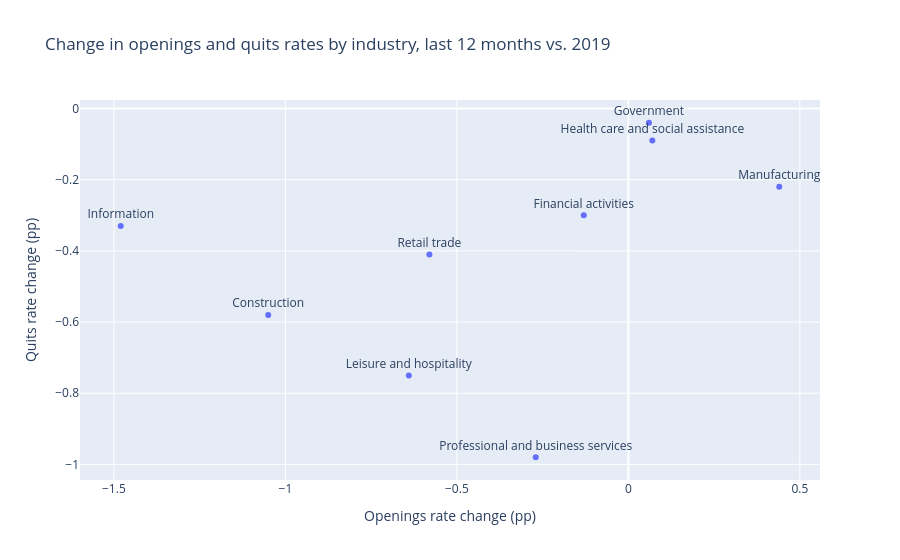

Notebook code for this chart:
### Markdown cell above
## 6. Openings versus quits: is demand cooling faster than worker confidence?

Each point is an industry. The horizontal axis shows how much its openings rate has changed since 2019, and
the vertical axis shows the change in its quits rate.

### Code cell
change = summary["Change vs 2019"].unstack("measure").drop(index="Total nonfarm", errors="ignore").reset_index()

fig, ax = plt.subplots(figsize=(8, 6))
ax.scatter(change["Job openings"], change["Quits"], s=60, color="#2166ac")
for _, r in change.iterrows():
    ax.annotate(r["industry"], (r["Job openings"], r["Quits"]), fontsize=8,
                xytext=(4, 3), textcoords="offset points")
ax.axhline(0, color="grey", linewidth=0.8)
ax.axvline(0, color="grey", linewidth=0.8)
ax.set_xlabel("Change in openings rate vs. 2019 (pp)")
ax.set_ylabel("Change in quits rate vs. 2019 (pp)")
ax.set_title("Openings and quits by industry: last 12 months vs. 2019")
ax.spines[["top", "right"]].set_visible(False)
fig.tight_layout()
fig.savefig(OUT / "openings_vs_quits.png", dpi=200)
plt.show()

fig_i = px.scatter(change, x="Job openings", y="Quits", text="industry",
                   title="Change in openings and quits rates by industry, last 12 months vs. 2019",
                   labels={"Job openings": "Openings rate change (pp)", "Quits": "Quits rate change (pp)"})
fig_i.update_traces(textposition="top center")
fig_i.write_html(OUT / "openings_vs_quits.html", include_plotlyjs="cdn")
fig_i.show()

### Figure 1 — Plotly figure (JSON) as saved in the notebook; plotly's stock layout.template omitted (floating-point values rounded to 4 significant figures)
{"data": [{"hovertemplate": "Openings rate change (pp)=%{x}<br>Quits rate change (pp)=%{y}<br>industry=%{text}<extra></extra>", "legendgroup": "", "marker": {"color": "#636efa", "symbol": "circle"}, "mode": "markers+text", "name": "", "orientation": "v", "showlegend": false, "text": ["Construction", "Financial activities", "Government", "Health care and social assistance", "Information", "Leisure and hospitality", "Manufacturing", "Professional and business services", "Retail trade"], "textposition": "top center", "type": "scatter", "x": [-1.05, -0.13, 0.06, 0.07, -1.48, -0.64, 0.44, -0.27, -0.58], "xaxis": "x", "y": [-0.58, -0.3, -0.04, -0.09, -0.33, -0.75, -0.22, -0.98, -0.41], "yaxis": "y"}], "layout": {"legend": {"tracegroupgap": 0}, "title": {"text": "Change in openings and quits rates by industry, last 12 months vs. 2019"}, "xaxis": {"anchor": "y", "domain": [0, 1], "title": {"text": "Openings rate change (pp)"}}, "yaxis": {"anchor": "x", "domain": [0, 1], "title": {"text": "Quits rate change (pp)"}}}}
